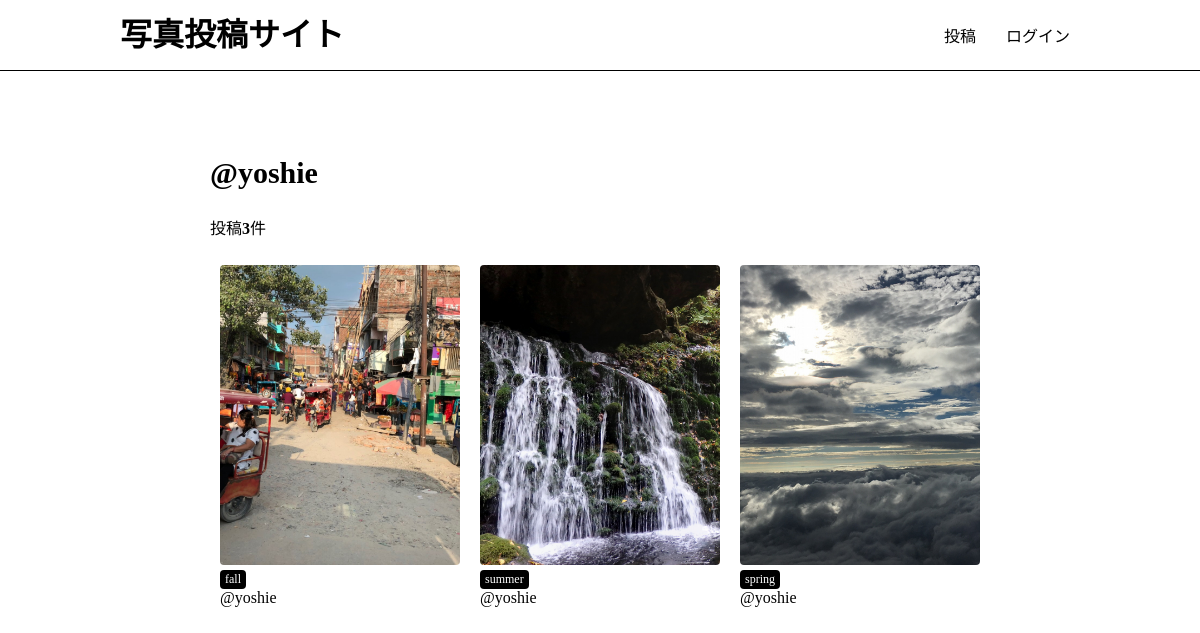
The page /users/1/ on the database its author committed.
### app/models.py (models this page shows, shortened)
class Photo(models.Model):
    title = models.CharField(max_length=150)
    comment = models.TextField(blank=True)
    image = models.ImageField(upload_to='photos')
    category = models.ForeignKey(Category,on_delete=models.PROTECT)
    user = models.ForeignKey(User, on_delete=models.CASCADE)
    created_at = models.DateTimeField(auto_now=True)

class Category(models.Model):
    title = models.CharField(max_length=20)
    def __str__(self):
       return self.title

### app/views.py (the view)
# urls.py: path('users/<int:pk>/', views.users_detail, name='users_detail'),
def users_detail(request, pk):
    user = get_object_or_404(User, pk=pk)
    photos = user.photo_set.all().order_by('-created_at')
    return render(request, 'app/users_detail.html', {'user': user,
                      'photos': photos})

### app/templates/app/users_detail.html
{% extends 'app/base.html' %}
{% block content %}
<h2 class="user-name">@{{ user.username }}</h2>
{% if photos.count != 0 %}
	<p>投稿<strong>{{ photos.count }}</strong>件</p>
{% else %}
		{% if user == request.user %}
			<p>初めての投稿をしてみましょう!</p>
		{% else %}
			<p>@{{ user.username }}さんはまだ投稿していません。</p>
		{% endif %}
{% endif %}
{% include 'app/photos_list.html' %}
{% endblock %}

### app/templates/app/base.html (shortened to what this page needs)
{% load static %}
<!DOCTYPE html>
<html>
<head>
	<link rel="stylesheet" type="text/css" href="{% static 'css/style.css' %}">
</head>
<body>
	<header>
		<div class="container">
			<h1><a href="{% url 'app:index' %}">写真投稿サイト</a></h1>
			<div class="header-menu">
				<a href="{% url 'app:photos_new' %}">投稿</a>
				{% if request.user.is_authenticated %}
				<a href="{% url 'app:users_detail' request.user.id %}">マイページ</a>
				<a href="{% url 'app:logout' %}">ログアウト</a>
				{% else %}
				<a href="{% url 'app:login' %}">ログイン</a>
				{% endif %}
			</div>
		</div>
	</header>
	<div class="container">
		{% block content %}{% endblock %}
	</div>
</body>
</html>

### app/templates/app/photos_list.html
<div class="photo-container">
    {% for photo in photos %}
    <div class="photo">
        <a href="{% url 'app:photos_detail' photo.id %}">
            <img src="{{ photo.image.url }}" class="photo-img">
        </a>
        <div class="photo-info">
            <a href="{% url 'app:photos_category' category=photo.category %}" class="category">{{ photo.category }}</a>
            <a href="{% url 'app:users_detail' photo.user.id %}">@{{ photo.user }}</a>
        </div>
    </div>
    {% endfor %}
</div>

### static/css/style.css (style rules this page uses)
html, body { margin: 0; }
div { box-sizing: border-box; }
a { text-decoration: none; color: #000; }
.container { width: 80%; margin: auto; overflow: auto; }
header { border-bottom: solid 1px #000; height: 70px; }
header .container { display: flex; justify-content: space-between; }
body > .container { width: 65%; padding-top: 60px; }
header h1 { margin: 0; height: 100%; line-height: 70px; }
.header-menu { display: flex; align-items: center; }
.header-menu a { padding: 10px; margin-left: 10px; }
.photo { width: calc(100%/3); float: left; padding: 10px; margin-bottom: 15px; }
.photo a { display: block; }
.photo-info .category { display: inline-block; padding: 2px 5px; border-radius: 4px; font-size: 12px; color: #fff; background-color: #000; }
.user-name { font-size: 30px; }
.photo-img { width: 100%; max-width: 500px; height: 300px; object-fit: cover; border-radius: 4px; }

### rows shown on the page
Photo: image (picture), category "fall", user "yoshie"
Photo: image (picture), category "summer", user "yoshie"
Photo: image (picture), category "spring", user "yoshie"

### other values the page prints
{{ user.username }} "yoshie"
{{ photos.count }} "3"
